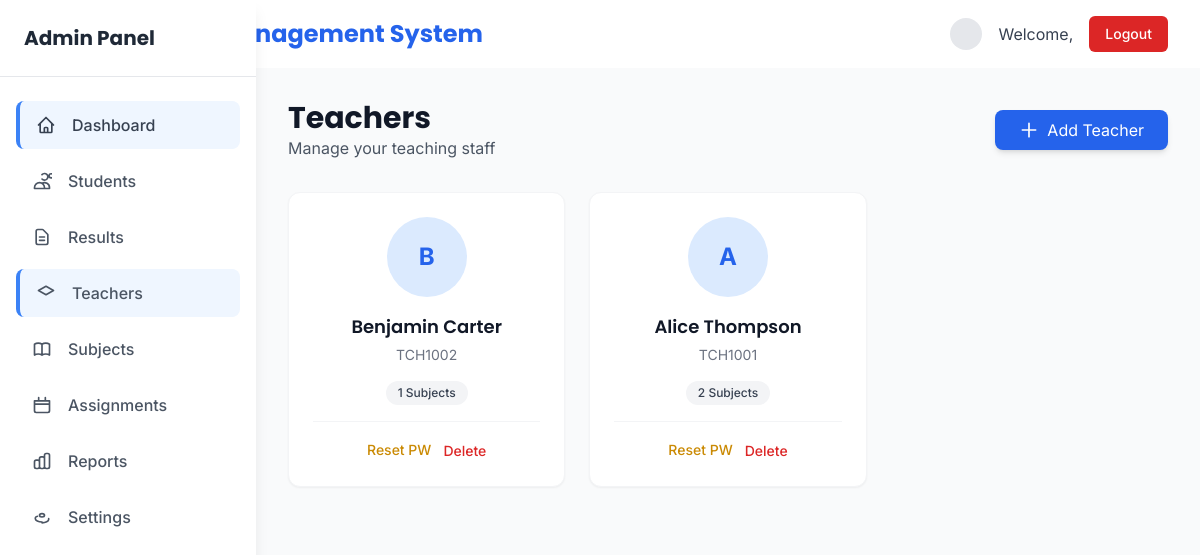
The app's page /admin/teachers.php (signed in) with its own data.
### tables this page shows
CREATE TABLE IF NOT EXISTS settings (
    `key` VARCHAR(100) PRIMARY KEY,
    `value` TEXT NULL,
    created_at TIMESTAMP DEFAULT CURRENT_TIMESTAMP
);

CREATE TABLE teachers (
    id INT PRIMARY KEY AUTO_INCREMENT,
    reg_no VARCHAR(20) UNIQUE NOT NULL,
    name VARCHAR(100) NOT NULL,
    password_hash VARCHAR(255) NOT NULL,
    created_at TIMESTAMP DEFAULT CURRENT_TIMESTAMP,
    updated_at TIMESTAMP DEFAULT CURRENT_TIMESTAMP ON UPDATE CURRENT_TIMESTAMP,
    INDEX idx_teacher_reg_no (reg_no)
);

### includes/settings.php (called while the page is built, shortened)
<?php
function getDBSettings() {
    static $settings = null;
    if ($settings !== null) return $settings;
    $settings = [];
    try {
        $db = getDBConnection();
        $stmt = $db->prepare('SELECT `key`, `value` FROM settings');
        if ($stmt) {
            $stmt->execute();
            $result = $stmt->get_result();
            while ($row = $result->fetch_assoc()) {
                $settings[$row['key']] = $row['value'];
            }
        }
    } catch (Exception $e) {
    }
    return $settings;
}
function getSetting($key, $default = null) {
    $settings = getDBSettings();
    if (isset($settings[$key])) return $settings[$key];
    return $default;
}

### admin/teachers.php (the view, shortened to what this page needs)
<?php
$conn = getDBConnection();
$teachers_query = "SELECT t.*,
                  (SELECT COUNT(*) FROM teacher_assignments ta WHERE ta.teacher_id = t.id AND ta.status = 'approved') as subject_count
                  FROM teachers t
                  ORDER BY t.id DESC";
$teachers = $conn->query($teachers_query);
include __DIR__ . '/../includes/header.php';
?>
<?php include '../includes/admin_sidebar.php'; ?>
<div class="lg:ml-64 flex-1 p-8 bg-gray-50 min-h-screen">
    <div class="flex justify-between items-center mb-8">
        <div>
            <h1 class="text-3xl font-bold text-gray-900">Teachers</h1>
            <p class="text-gray-600">Manage your teaching staff</p>
        </div>
        <button onclick="document.getElementById('addTeacherModal').classList.remove('hidden')"
                class="bg-blue-600 hover:bg-blue-700 text-white px-6 py-2 rounded-lg flex items-center shadow-md transition duration-200">
            <svg class="w-5 h-5 mr-2" fill="none" stroke="currentColor" viewBox="0 0 24 24">
                <path stroke-linecap="round" stroke-linejoin="round" stroke-width="2" d="M12 4v16m8-8H4"/>
            </svg>
            Add Teacher
        </button>
    </div>
    <div class="grid grid-cols-1 md:grid-cols-2 lg:grid-cols-3 xl:grid-cols-4 gap-6">
        <?php while ($t = $teachers->fetch_assoc()): ?>
            <div class="bg-white rounded-xl shadow-sm hover:shadow-md transition duration-200 overflow-hidden border border-gray-100">
                <div class="p-6 text-center">
                    <div class="w-20 h-20 bg-blue-100 rounded-full flex items-center justify-center mx-auto mb-4 text-blue-600 text-2xl font-bold">
                        <?php echo strtoupper(substr($t['name'], 0, 1)); ?>
                    </div>
                    <h3 class="text-lg font-semibold text-gray-900 mb-1"><?php echo htmlspecialchars($t['name']); ?></h3>
                    <p class="text-sm text-gray-500 mb-4"><?php echo htmlspecialchars($t['reg_no']); ?></p>
                    <div class="flex justify-center items-center space-x-2 mb-4">
                        <span class="px-3 py-1 bg-gray-100 text-gray-700 rounded-full text-xs font-medium">
                            <?php echo $t['subject_count']; ?> Subjects
                        </span>
                    </div>
                    <div class="flex justify-center space-x-3 pt-4 border-t border-gray-100">
                        <button onclick="toggleResetModal(<?php echo $t['id']; ?>)" class="text-yellow-600 hover:text-yellow-700 text-sm font-medium">Reset PW</button>
                        <form method="post" onsubmit="return confirm('Are you sure you want to delete this teacher?');">
                            <button type="submit" class="text-red-600 hover:text-red-700 text-sm font-medium">Delete</button>
                        </form>
                    </div>
                </div>
            </div>
        <?php endwhile; ?>
    </div>
</div>
<?php include __DIR__ . '/../includes/footer.php'; ?>

### includes/header.php (shortened to what this page needs)
<?php
if (!isset($hide_header)) {
?>
<!DOCTYPE html>
<html lang="en">
<head>
    <?php
    require_once __DIR__ . '/settings.php';
    $siteName = getSetting('site_name', defined('SITE_NAME') ? SITE_NAME : 'SRMIS');
    ?>
    <script src="https://cdn.tailwindcss.com"></script>
    <link href="../assets/css/styles.css" rel="stylesheet">
</head>
<body class="bg-gray-50">
    <?php if (!isset($hide_navigation)): ?>
    <header class="bg-white shadow-sm">
        <div class="max-w-7xl mx-auto px-4 sm:px-6 lg:px-8">
            <div class="flex justify-between items-center py-4">
                <div class="flex items-center">
                    <h1 class="text-2xl font-bold text-blue-600"><?php echo htmlspecialchars($siteName); ?></h1>
                </div>
                <div class="flex items-center space-x-4">
                    <?php
                        if (isset($_SESSION['name'])) {
                            $displayName = $_SESSION['name'];
                        } elseif (isset($_SESSION['username'])) {
                            $displayName = $_SESSION['username'];
                        } else {
                            $displayName = 'Guest';
                        }
                        $avatarUrl = null;
                    ?>
                    <?php if ($avatarUrl): ?>
                        <img src="<?php echo $avatarUrl; ?>" alt="avatar" class="w-8 h-8 rounded-full object-cover" />
                    <?php else: ?>
                        <div class="w-8 h-8 rounded-full bg-gray-200 flex items-center justify-center text-sm text-gray-700">
                        </div>
                    <?php endif; ?>
                    <span class="text-gray-700">Welcome, <?php echo htmlspecialchars($displayName, ENT_QUOTES, 'UTF-8'); ?></span>
                    <a href="../logout.php" class="bg-red-600 hover:bg-red-700 text-white px-4 py-2 rounded-md text-sm font-medium transition duration-200">Logout</a>
                </div>
            </div>
        </div>
    </header>
    <?php endif; ?>
<?php } ?>

### assets/css/styles.css (style rules this page uses)
.mb-1 { margin-bottom: 0.25rem; }
.mb-4 { margin-bottom: 1rem; }
.p-6 { padding: 1.5rem; }
.text-xs { font-size: 0.75rem; }
.text-sm { font-size: 0.875rem; }
.text-lg { font-size: 1.125rem; }
.text-2xl { font-size: 1.5rem; }
.text-3xl { font-size: 1.875rem; }
.font-medium { font-weight: 500; }
.font-semibold { font-weight: 600; }
.font-bold { font-weight: 700; }
.text-gray-500 { color: #6b7280; }
.text-gray-600 { color: #4b5563; }
.text-gray-700 { color: #374151; }
.text-gray-900 { color: #111827; }
.text-blue-600 { color: #2563eb; }
.text-red-600 { color: #dc2626; }
.text-yellow-600 { color: #d97706; }
.bg-gray-50 { background-color: #f9fafb; }
.bg-gray-100 { background-color: #f3f4f6; }
.flex { display: flex; }
.items-center { align-items: center; }
.justify-center { justify-content: center; }
.justify-between { justify-content: space-between; }
.rounded-md { border-radius: 0.375rem; }
.rounded-lg { border-radius: 0.5rem; }
.shadow-sm { box-shadow: 0 1px 2px 0 rgba(0, 0, 0, 0.05); }
.shadow-md { box-shadow: 0 4px 6px -1px rgba(0, 0, 0, 0.1), 0 2px 4px -1px rgba(0, 0, 0, 0.06); }
.border { border-width: 1px; }
.overflow-hidden { overflow: hidden; }

### includes/header.php (style rules this page uses)
body { font-family: 'Inter', sans-serif; }
h1, h2, h3, h4, h5, h6 { font-family: 'Poppins', sans-serif; }

### records on screen
settings: key "Student Result Management System"
teachers: name "B", name "Benjamin Carter", reg_no "TCH1002", subject_count "1"
teachers: name "A", name "Alice Thompson", reg_no "TCH1001", subject_count "2"
